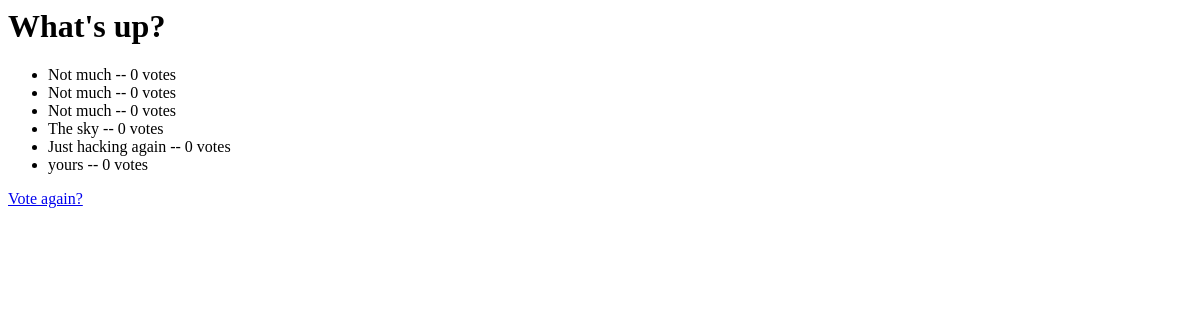
/1/results/, run on an earlier commit of the app's database.
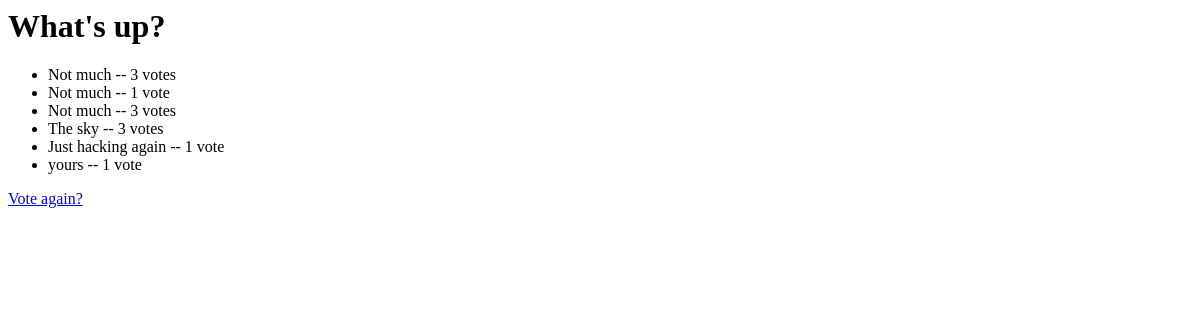
And on a later commit of the database.
### appWelcome/models.py (models this page shows, shortened)
class Question(models.Model):
    question_text = models.CharField(max_length=200)
    pub_date = models.DateTimeField('date published')

class Choice(models.Model):
    question = models.ForeignKey(Question, on_delete=models.CASCADE)
    choice_text = models.CharField(max_length=200)
    votes = models.IntegerField(default=0)

### appWelcome/views.py (the view)
# urls.py: path('<int:pk>/results/', views.ResultsView.as_view(), name='results'),
class ResultsView(generic.DetailView):
    model = Question
    template_name = 'appWelcome/results.html'

### appWelcome/templates/appWelcome/results.html (shortened to what this page needs)
<html lang="en">
<head>
</head>
<body>
    <h1>{{ question.question_text }}</h1>
    <ul>
        {% for choice in question.choice_set.all %}
            <li>{{ choice.choice_text }} -- {{ choice.votes }} vote{{ choice.votes|pluralize }}</li>
        {% endfor %}
    </ul>
    <a href="{% url 'appWelcome:detail' question.id %}">Vote again?</a>
</body>
</html>

What changed in the data, as far as the page shows it:
changed Choice (number 1 of 6 on the later page): votes "0" → "3"
changed Choice (number 2 of 6 on the later page): votes "0" → "1"
changed Choice (number 3 of 6 on the later page): votes "0" → "3"
changed Choice "The sky": votes "0" → "3"
changed Choice "Just hacking again": votes "0" → "1"
changed Choice "yours": votes "0" → "1"
